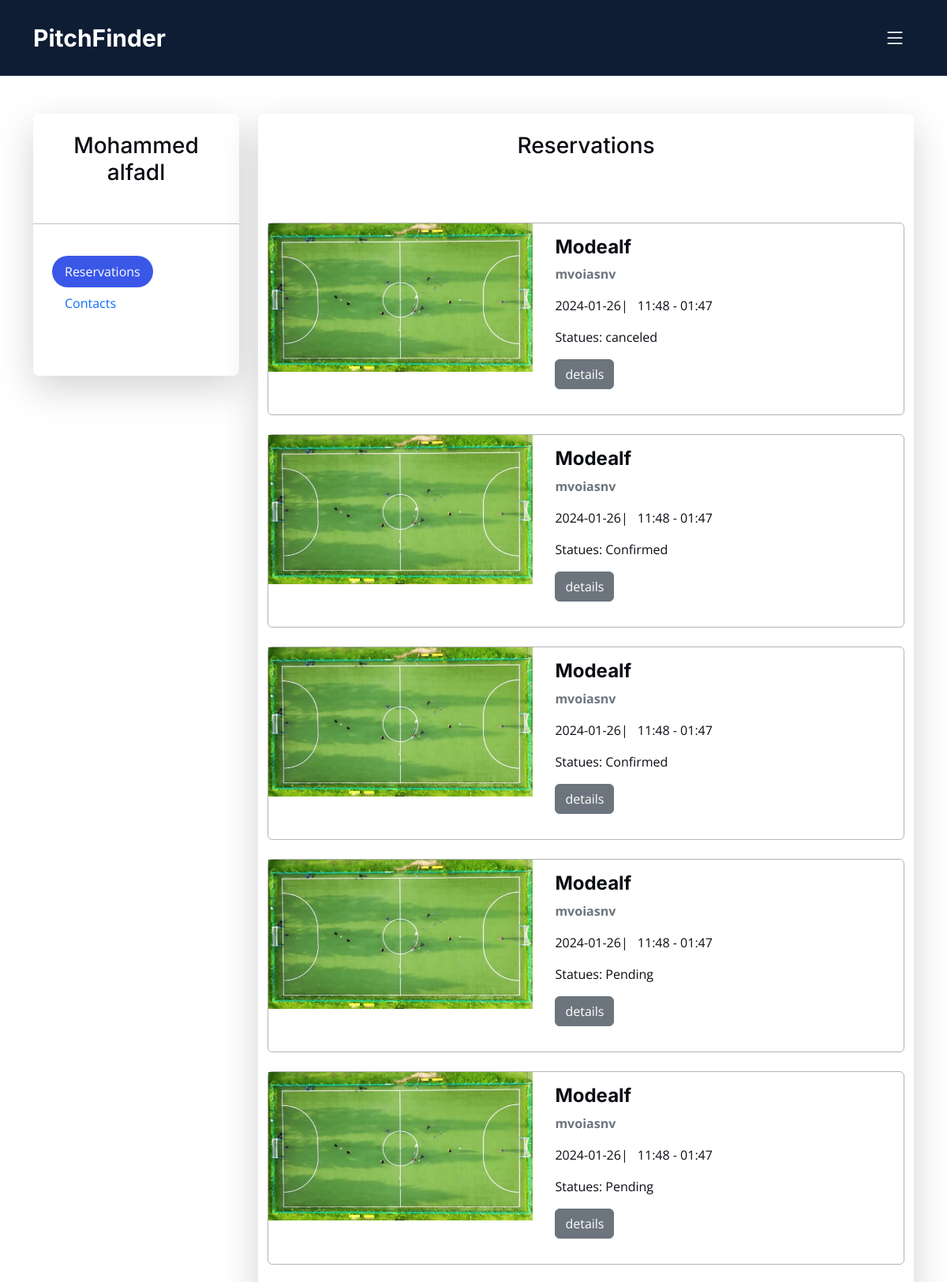
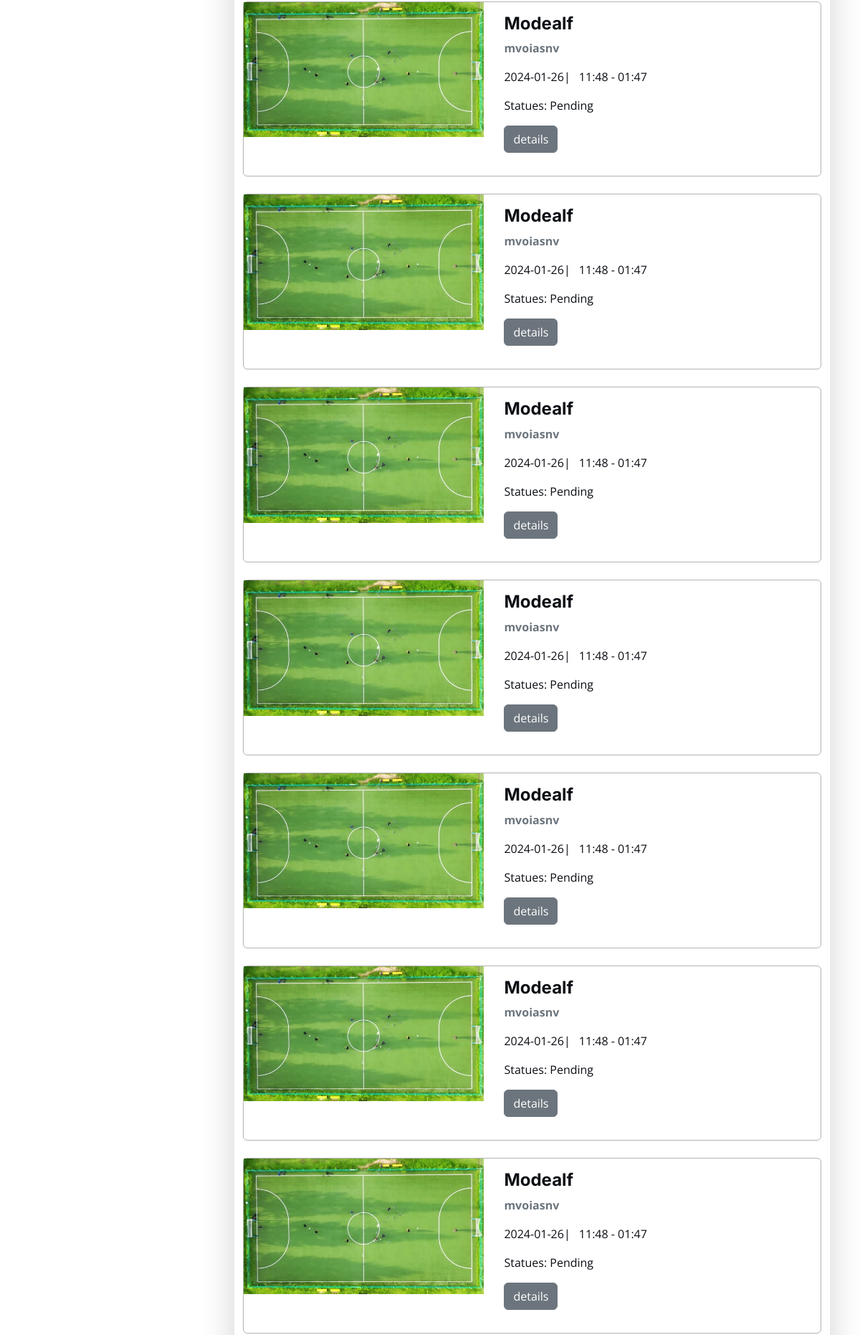
Page /pages/user.php (signed in, upper part) on the committed database (2 pictures, top to bottom).
### tables this page shows
CREATE TABLE `user` (
  `id` int(11) NOT NULL,
  `email` varchar(255) NOT NULL,
  `pwd` char(50) NOT NULL,
  `firstName` varchar(255) NOT NULL,
  `lastName` varchar(255) NOT NULL
);

CREATE TABLE `reservation` (
  `id` int(11) NOT NULL,
  `user` varchar(255) NOT NULL,
  `stadium_id` int(11) NOT NULL,
  `renting_slot_id` int(11) NOT NULL,
  `msg` varchar(255) DEFAULT NULL,
  `Statues` varchar(255) DEFAULT 'Pending'
);

CREATE TABLE `stadium` (
  `id` int(11) NOT NULL,
  `name` varchar(255) NOT NULL,
  `descreption` varchar(255) NOT NULL,
  `location` varchar(255) NOT NULL,
  `username` varchar(255) NOT NULL
);

CREATE TABLE `renting_slot` (
  `id` int(11) NOT NULL,
  `day` varchar(255) NOT NULL,
  `start_time` varchar(255) NOT NULL,
  `end_time` varchar(255) NOT NULL,
  `stadium_id` int(11) NOT NULL
);

### pages/user.php (the view, shortened to what this page needs)
<?php
$type = '';
$name = '';
if (isset($_SESSION['login']) == 'done') {
    $username = $_SESSION['email'];
    $type = $_SESSION['type'];
}
$link = mysqli_connect(DBHOST, UNAME, UPWD, DBNAME);
if (mysqli_connect_errno()) {
    $dbErr = "Server Error! Please try again later!";
} else {
    $query = "SELECT *  FROM $type WHERE email = '$username' ";
    $result = mysqli_query($link, $query);
    if (mysqli_num_rows($result) > 0) {
        $row = mysqli_fetch_array($result);
        $name = $row['firstName'] . ' ' . $row['lastName'];
    } else {
    }
    $reservationQuery = "SELECT * FROM reservation WHERE user = '$username' ";
    $reservation = mysqli_query($link, $reservationQuery);
}
?>
<!DOCTYPE html>
<html lang="en">
<head>
    <link href="../assets/vendor/bootstrap/css/bootstrap.min.css" rel="stylesheet">
    <link href="../assets/vendor/bootstrap-icons/bootstrap-icons.css" rel="stylesheet">
    <link href="../assets/vendor/fontawesome-free/css/all.min.css" rel="stylesheet">
    <link href="../assets/vendor/glightbox/css/glightbox.min.css" rel="stylesheet">
    <link href="../assets/vendor/swiper/swiper-bundle.min.css" rel="stylesheet">
    <link href="../assets/vendor/aos/aos.css" rel="stylesheet">
    <link href="../assets/css/main.css" rel="stylesheet">
    <link href="../assets/css/roro.css" rel="stylesheet">
</head>
<body>
    <header id="header" class="header d-flex align-items-center fixed-top header-cstm">
        <div class="container-fluid container-xl d-flex align-items-center justify-content-between">
            <a href=" ../index.php" class="logo d-flex align-items-center">
                <h1>PitchFinder</h1>
            </a>
            <i class="mobile-nav-toggle mobile-nav-show bi bi-list"></i>
        </div>
    </header>
    <main id="main">
        <div class="container my-5">
            <div class="row">
                <div class="col-sm-3 ">
                    <div class="card shadow-lg">
                        <div class="card-header text-center">
                            <h3><?php echo  $name ?> </h3>
                        </div>
                        <hr class="hr-horizontal">
                        <div class="card-body ">
                            <ul class="nav nav-pills flex-sm-column mb-sm-5" data-toggle="slider-tab" id="myTab" role="tablist">
                                <li class="nav-item" role="presentation">
                                    <button class="nav-link active" id="home-tab" data-bs-toggle="tab" data-bs-target="#pills-home1" type="button" role="tab" aria-controls="home" aria-selected="true">Reservations</button>
                                </li>
                                <li class="nav-item" role="presentation">
                                    <button class="nav-link" id="profile-tab" data-bs-toggle="tab" data-bs-target="#pills-profile1" type="button" role="tab" aria-controls="profile" aria-selected="false">Contacts</button>
                                </li>
                            </ul>
                        </div>
                    </div>
                </div>
                <div class="col-sm-9 ">
                    <div class="">
                        <div class="tab-content" id="pills-tabContent">
                            <div class="tab-pane fade show active" id="pills-home1" role="tabpanel" aria-labelledby="pills-home-tab1">
                                <div class="card shadow-lg">
                                    <div class="card-header text-center">
                                        <h3>Reservations </h3>
                                    </div>
                                    <div class="card-body">
                                        <?php
                                        while ($res = mysqli_fetch_array($reservation)) {
                                            $stadium_id = $res['stadium_id'];
                                            $queryKarem = "SELECT * FROM stadium WHERE id = '$stadium_id' ";
                                            $stadium = mysqli_query($link, $queryKarem);
                                            $row1 = mysqli_fetch_assoc($stadium);
                                            $r_id = $res['renting_slot_id'];
                                            $queryZain = "SELECT * FROM renting_slot WHERE id = '$r_id' ";
                                            $slot = mysqli_query($link, $queryZain);
                                            $row2 = mysqli_fetch_assoc($slot);
                                            echo '
<div class="show2 row rounded bg-white mt-4">
<div class="col-md-5 px-0">
<img src="../assets/img/new-header.jpg" class="img-fluid w-100">
</div>
<div class="col-md-7">
<div class="card-block p-3">
    <h4 class="card-title mt-0"><strong>' . $row1['name'] . '</strong></h4>
    <p class="text-secondary">
        <strong>' . $row1['location'] . '</strong>
    </p>
    <ul class="list-inline mt-auto">
        <li class="list-inline-item">' . $row2['day'] . '<span>|</span></li>
        <li class="list-inline-item">' . $row2['start_time'] . ' - ' . $row2['end_time'] . '</li>
    </ul>
    <ul class="list-inline mt-auto">
        <li class="list-inline-item">
            <p>Statues: <span > ' . $res['Statues'] . '</span> </p>
        </li>
        <li>
        </li>
        <li class="list-inline-item"><button id="previewFormattedSchedules" class="sp-btn-size lsc-btn-adjust btn btn-secondary" data-bs-toggle="modal" data-bs-target="#pitch' . $res['id'] . '">details</button>
        <div class="modal modal-xl fade" id="pitch' . $res['id'] . '" tabindex="-1" aria-labelledby="pitch' . $res['id'] . '" aria-hidden="true">
        <div class="modal-dialog modal-dialog-centered">
            <div class="modal-content">
       <div class="modal-header">
           <h5 class="modal-title">' . $row1['name'] . '</h5>
           <button type="button" class="btn-close" data-bs-dismiss="modal" aria-label="Close"></button>
       </div>
        <img src="assets\img\Pitch.jpg" alt="">
       <div class="modal-body">
       <div id="carouselExampleIndicators" class="carousel slide" data-bs-ride="carousel">
       <div class="carousel-inner">';
                                            echo '
       </div>
       <button class="carousel-control-prev" type="button" data-bs-target="#carouselExampleIndicators" data-bs-slide="prev">
         <span class="carousel-control-prev-icon" aria-hidden="true"></span>
         <span class="visually-hidden">Previous</span>
       </button>
       <button class="carousel-control-next" type="button" data-bs-target="#carouselExampleIndicators" data-bs-slide="next">
         <span class="carousel-control-next-icon" aria-hidden="true"></span>
         <span class="visually-hidden">Next</span>
       </button>
       </div>
       <br>
       <hr>
       <div>
       <p> ' . $row1['descreption'] . ' </p>
       <br>
       <hr>
        </div>
             </div>
       <div class="modal-footer">';
                                            echo '
           <button type="button" class="btn btn-secondary" data-bs-dismiss="modal">Close</button>
       </div>
            </div>
        </div>            </div>
        </div>        </div>
              </div>';
                                        }
                                        ?>
                                    </div>
                                </div>
                            </div>
                        </div>
                    </div>
                </div>
            </div>
        </div>
    </main>
</body>
</html>

### assets/css/main.css (style rules this page uses)
:root { --font-default: "Open Sans", system-ui, -apple-system, "Segoe UI", Roboto, "Helvetica Neue", Arial, "Noto Sans", "Liberation Sans", sans-serif, "Apple Color Emoji", "Segoe UI Emoji", "Segoe UI Symbol", "Noto Color Emoji"; --font-primary: "Inter", sans-serif; --font-secondary: "Poppins", sans-serif; }
:root { --color-default: #0a0d13; --color-primary: #472539; --color-secondary: #22577A; }
:root { scroll-behavior: smooth; }
body { font-family: var(--font-default); color: var(--color-default); }
a { color: var(--color-primary); text-decoration: none; }
h1, h2, h3, h4, h5, h6 { font-family: var(--font-primary); }
.header { transition: all 0.5s; z-index: 997; padding: 30px 0; }
.header .logo h1 { font-size: 30px; margin: 0; font-weight: 700; color: #fff; font-family: var(--font-primary); }
@media (max-width: 1279px) { .mobile-nav-show { color: #fff; font-size: 28px; cursor: pointer; line-height: 0; transition: 0.5s; z-index: 9999; margin-right: 10px; } }
.show2 { border: solid 1px #b3b3b3; }
.header-cstm { position: relative; background-color: #0E1D34; }

### assets/css/roro.css (style rules this page uses)
.card { position: relative; display: -webkit-box; display: -webkit-flex; display: -ms-flexbox; display: flex; -webkit-box-orient: vertical; -webkit-box-direction: normal; -webkit-flex-direction: column; -ms-flex-direction: column; flex-direction: column; min-width: 0; word-wrap: break-word; background-color: #fff; -webkit-background-clip: border-box; background-clip: border-box; border: 0 solid rgba(0, 0, 0, 0.125); -webkit-border-radius: 0.5rem; border-radius: 0.5rem; -webkit-box-shadow: 0 10px 30px 0 rgba(17, 38, 146, 0.05); box-shadow: 0 10px 30px 0 rgba(17, 38, 146, 0.05); }
.card > hr { margin-right: 0; margin-left: 0; }
.card-body { -webkit-box-flex: 1; -webkit-flex: 1 1 auto; -ms-flex: 1 1 auto; flex: 1 1 auto; padding: 1.5rem 1.5rem; }
.card-title { margin-bottom: 0.5rem; }
.card-header { padding: 1.5rem 1.5rem; margin-bottom: 0; background-color: #fff; border-bottom: 0 solid rgba(0, 0, 0, 0.125); }
.card-header:first-child { -webkit-border-radius: 0.5rem 0.5rem 0 0; border-radius: 0.5rem 0.5rem 0 0; }
.nav-pills .nav-link { background: none; border: 0; -webkit-border-radius: 50rem; border-radius: 50rem; }
.nav-pills .nav-link.active, .nav-pills .show > .nav-link { color: #fff; background-color: #3a57e8; }
.show2 { border: solid 1px #b3b3b3; }

### rows in the picture
user: name "Mohammed alfadl"
reservation: stadium.name "Modealf", stadium.location "mvoiasnv", renting_slot.day "2024-01-26", renting_slot.start_time "11:48", renting_slot.end_time "01:47", Statues "canceled"
reservation: stadium.name "Modealf", stadium.location "mvoiasnv", renting_slot.day "2024-01-26", renting_slot.start_time "11:48", renting_slot.end_time "01:47", Statues "Confirmed"
reservation: stadium.name "Modealf", stadium.location "mvoiasnv", renting_slot.day "2024-01-26", renting_slot.start_time "11:48", renting_slot.end_time "01:47", Statues "Confirmed"
reservation: stadium.name "Modealf", stadium.location "mvoiasnv", renting_slot.day "2024-01-26", renting_slot.start_time "11:48", renting_slot.end_time "01:47", Statues "Pending"
reservation: stadium.name "Modealf", stadium.location "mvoiasnv", renting_slot.day "2024-01-26", renting_slot.start_time "11:48", renting_slot.end_time "01:47", Statues "Pending"
reservation: stadium.name "Modealf", stadium.location "mvoiasnv", renting_slot.day "2024-01-26", renting_slot.start_time "11:48", renting_slot.end_time "01:47", Statues "Pending"
reservation: stadium.name "Modealf", stadium.location "mvoiasnv", renting_slot.day "2024-01-26", renting_slot.start_time "11:48", renting_slot.end_time "01:47", Statues "Pending"
reservation: stadium.name "Modealf", stadium.location "mvoiasnv", renting_slot.day "2024-01-26", renting_slot.start_time "11:48", renting_slot.end_time "01:47", Statues "Pending"
reservation: stadium.name "Modealf", stadium.location "mvoiasnv", renting_slot.day "2024-01-26", renting_slot.start_time "11:48", renting_slot.end_time "01:47", Statues "Pending"
reservation: stadium.name "Modealf", stadium.location "mvoiasnv", renting_slot.day "2024-01-26", renting_slot.start_time "11:48", renting_slot.end_time "01:47", Statues "Pending"
reservation: stadium.name "Modealf", stadium.location "mvoiasnv", renting_slot.day "2024-01-26", renting_slot.start_time "11:48", renting_slot.end_time "01:47", Statues "Pending"
reservation: stadium.name "Modealf", stadium.location "mvoiasnv", renting_slot.day "2024-01-26", renting_slot.start_time "11:48", renting_slot.end_time "01:47", Statues "Pending"
